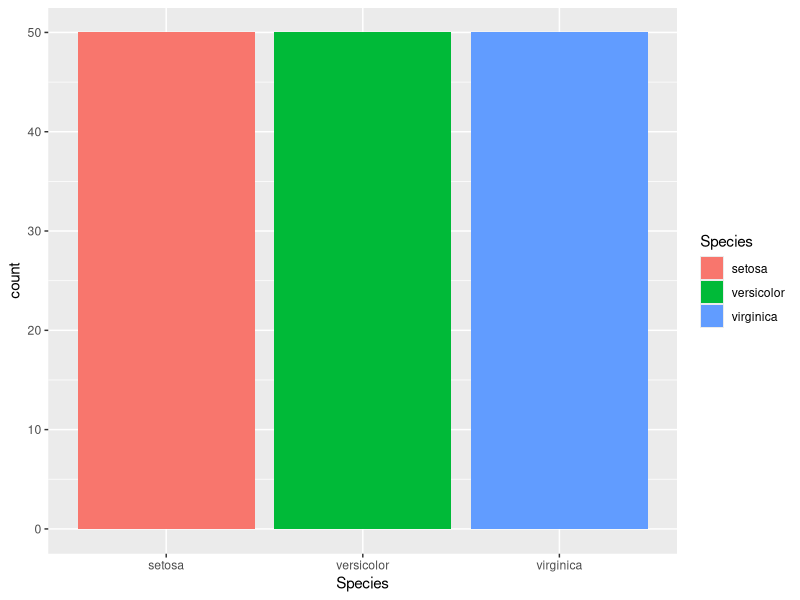
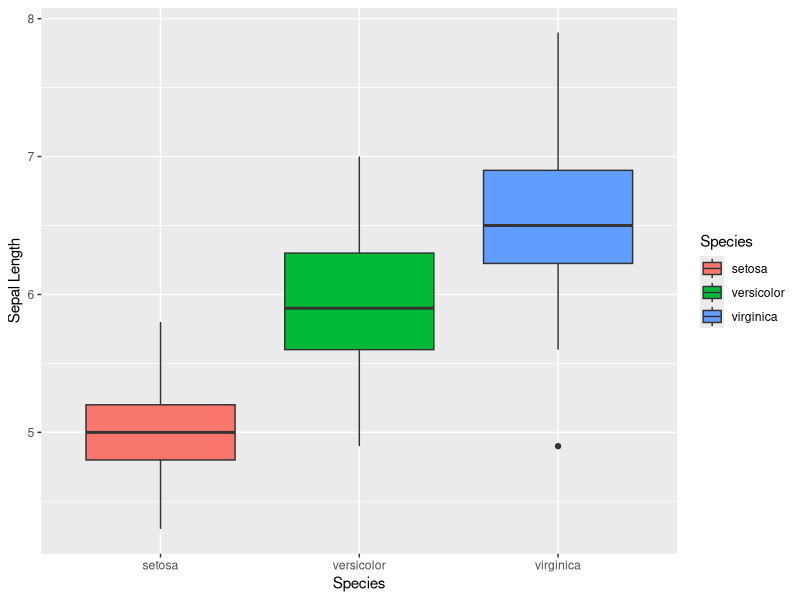
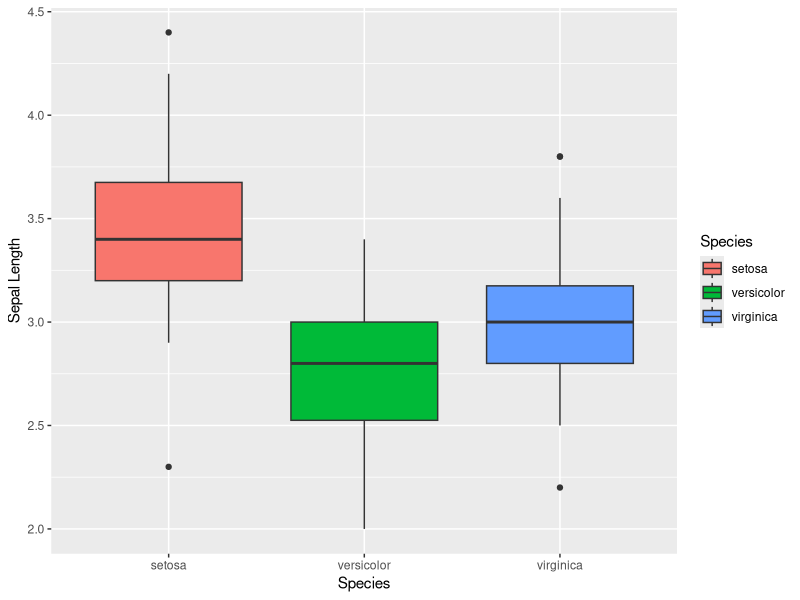
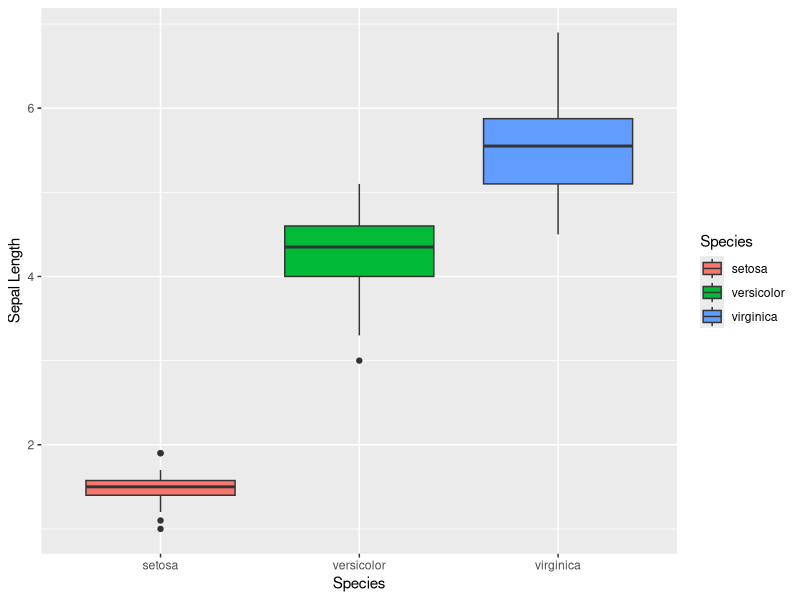
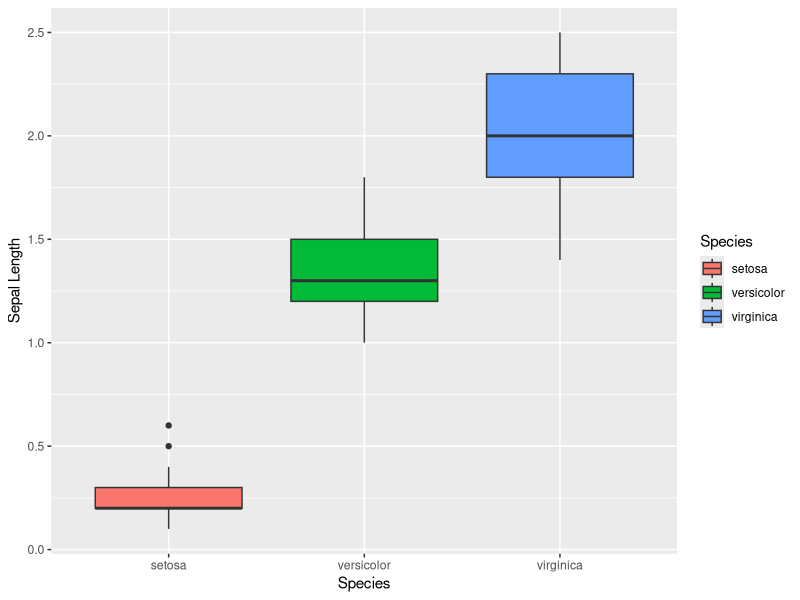
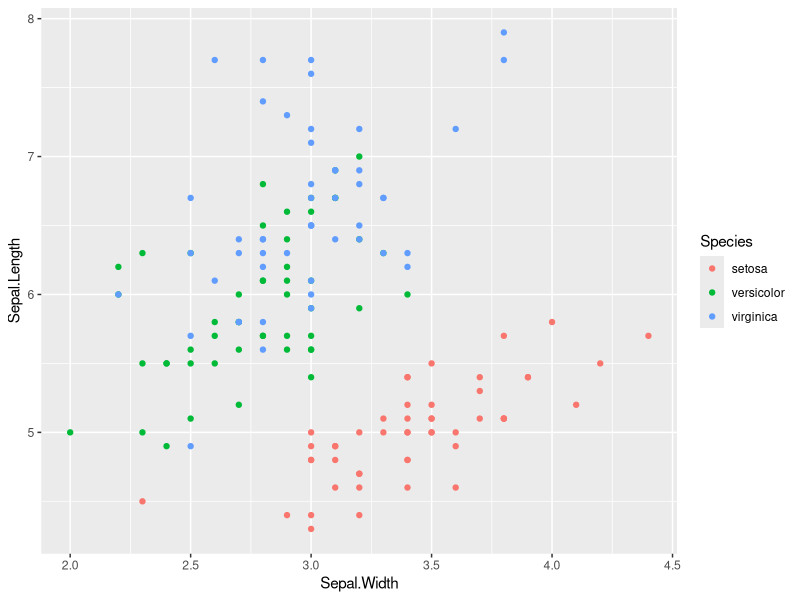

Generate these figures, in order, with R:
## ---- chunk 1
knitr::opts_chunk$set(echo = TRUE)
## ---- chunk 2

data("iris")
data1<- na.omit(iris)
head(data1)
## ---- chunk 3
library(ggplot2)

## ---- chunk 4

plot1<-ggplot(data1,aes(x=Species,fill=Species))+geom_bar()
plot1

## ---- chunk 5
plot2<- ggplot(data1,aes(x=Species,y=Sepal.Length,fill=Species))+geom_boxplot()+labs(x="Species",y="Sepal Length")
plot2

## ---- chunk 6
plot3<- ggplot(data1,aes(x=Species,y=Sepal.Width,fill=Species))+geom_boxplot()+labs(x="Species",y="Sepal Length")
plot3


## ---- chunk 7
plot4<- ggplot(data1,aes(x=Species,y=data1$Petal.Length,fill=Species))+geom_boxplot()+labs(x="Species",y="Sepal Length")
plot4

## ---- chunk 8

plot5<- ggplot(data1,aes(x=Species,y=Petal.Width,fill=Species))+geom_boxplot()+labs(x="Species",y="Sepal Length")
plot5


## ---- chunk 9
plot6<- ggplot(data1,aes(x=Sepal.Width, y=Sepal.Length,color=Species))+geom_point()
plot6

## ---- chunk 10
summary(data1)
